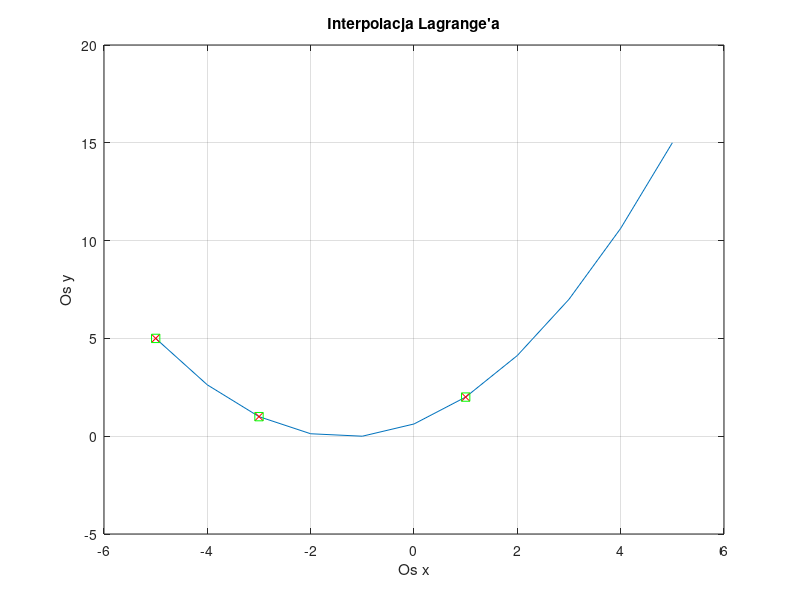

The MATLAB script that drew this image:
% Autor - Rafał Mastalerz
%Dane
w0 = [-5,5];
w1 = [-3,1];
w2 = [1,2];

%Macierz wezlow
w = [w0;w1;w2];

%Baza wielomianu Lagrange'a
fi = zeros(1,3);
fi(1) = (w(1,1)-w(2,1))*(w(1,1)-w(3,1));
fi(2) = (w(2,1)-w(1,1))*(w(2,1)-w(3,1));
fi(3) = (w(3,1)-w(2,1))*(w(3,1)-w(1,1));

%Wspolczynniki wielomianu Lagrange'a
a = zeros(1,3);
for i = 1:3
  a(i) = w(i,2) / fi(i);
endfor

% Wyznaczenie ogolnego wzoru wielomianu
% a*(x-m)*(x-n) = ax^2 - a(m+n)x + amn
% wspolczynnik przy potedze 2 = a
% wspolczynnik przy potedze 1 = -a(m+n)
% wspolczynnik przy potedze 0 = amn

wsp = zeros(1,3);
wsp(1) = a(1)*w(2,1)*w(3,1)+a(2)*w(1,1)*w(3,1)+a(3)*w(1,1)*w(2,1);
wsp(2) = -a(1)*(w(2,1)+w(3,1))-a(2)*(w(1,1)+w(3,1))-a(3)*(w(1,1)+w(2,1));
wsp(3) = a(1)+a(2)+a(3);
fprintf("W(x) = %f x^2 + %f x + %f\n", wsp(3),wsp(2),wsp(1));

%Wykres na podstawie wzoru interpolacyjnego
x = [-5:1:5];
y = zeros(1,11);
for i=1:11
  fi(1) = (x(i)-w(2,1))*(x(i)-w(3,1));
  fi(2) = (x(i)-w(1,1))*(x(i)-w(3,1));
  fi(3) = (x(i)-w(2,1))*(x(i)-w(1,1));
  y(i) = a(1)*fi(1) + a(2)*fi(2) + a(3)*fi(3);
endfor
plot(x,y);
grid on;
hold on;

%Wykres punktow obliczonych ze wzoru ogolnego
vector_x=[w(1,1),w(2,1),w(3,1)];
vector_y=[0,0,0];
for i=1:3
  for j=1:3
    vector_y(1,j) = vector_y(1,j)+wsp(i)*w(j,1)^(i-1);
  endfor
endfor
plot(vector_x,vector_y,'rx'); %Czerwone krzyzyki

%Wykres wezlow otrzymany z podanych wspolrzednych punktow: w0, w1, w2
for i=1:3
  plot(w(i,1),w(i,2),'--gs');
endfor
title("Interpolacja Lagrange'a");
ylabel("Os y");
xlabel("Os x");